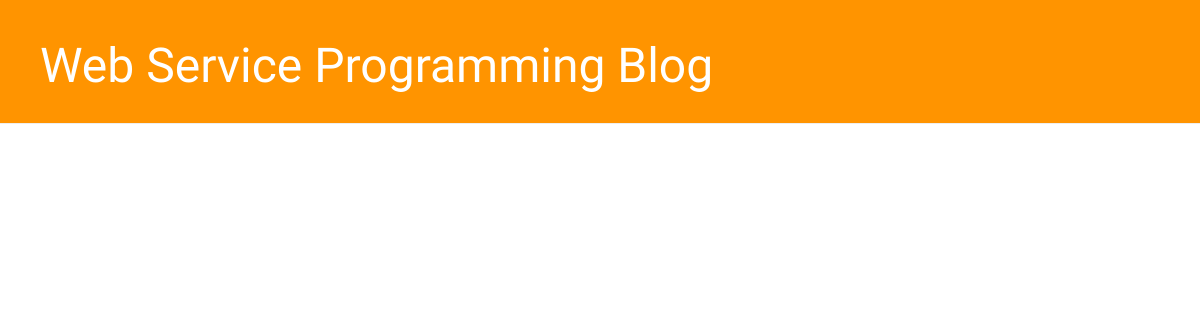
The app's page /, older data.
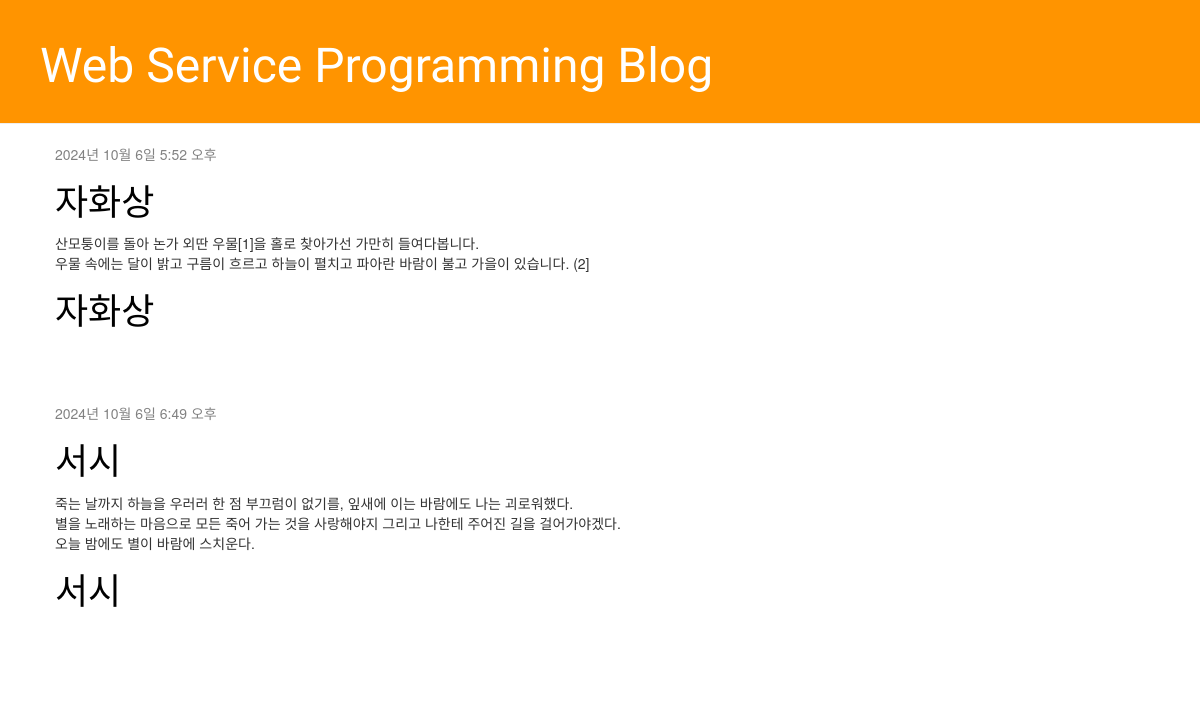
The same page, newer data.
### blog/models.py (models this page shows, shortened)
class Post(models.Model):
    author = models.ForeignKey(settings.AUTH_USER_MODEL, on_delete=models.CASCADE)
    title = models.CharField(max_length=200)
    text = models.TextField()
    created_date = models.DateTimeField(default=timezone.now)
    published_date = models.DateTimeField(blank=True, null=True)

### blog/views.py (the view)
# urls.py: path('', views.post_list, name='post_list'),
def post_list(request):
    posts = Post.objects.filter(published_date__lte=timezone.now()).order_by('published_date')
    return render(request, 'blog/post_list.html', {'posts': posts})

### blog/templates/blog/post_list.html
{% extends 'blog/base.html' %}
{% block content %}
    {% for post in posts %}
        <div class="post">
            <div class="date">
                {{ post.published_date }}
            </div>
            <h1><a href="">{{ post.title }}</a></h1>
            <p>{{ post.text|linebreaksbr }}</p>
            <h1><a href="{% url 'post_detail' pk=post.pk %}">{{ post.title }}</a></h1>
        </div>
    {% endfor %}
{% endblock %}

### blog/templates/blog/base.html (shortened to what this page needs)
{% load static %}
<!DOCTYPE html>
<html lang="en">
<head>
    <link rel="stylesheet" href="//maxcdn.bootstrapcdn.com/bootstrap/3.2.0/css/bootstrap.min.css">
    <link rel="stylesheet" href="//maxcdn.bootstrapcdn.com/bootstrap/3.2.0/css/bootstrap-theme.min.css">
    <link rel="stylesheet" href="{% static 'css/blog.css' %}">
</head>
<body>
<div class="page-header">
    <h1><a href="/">Web Service Programming Blog</a></h1>
</div>
<div class="content container">
    <div class="row">
        <div class="col-md-8">
            {% block content %}
            {% endblock %}
        </div>
    </div>
</div>
</body>
</html>

### blog/static/css/blog.css (style rules this page uses)
.page-header { background-color: #ff9400; margin-top: 0; padding: 20px 20px 20px 40px }
.page-header h1, .page-header h1 a, .page-header h1 a:visited, .page-header h1 a:active { color: #ffffff; font-size: 36pt; text-decoration: none; }
.content { margin-left: 40px; }
h1,h2,h3,h4 { font-family: "Lobster",cursive; }
.date { color:#828282; }
.post { margin-bottom: 70px; }
.post h1 a, .post h1 a:visited { color: #000000; }

Row changes from the older to the newer data that the page shows:
added Post: published_date "2024년 10월 6일 5:52 오후", title "자화상", text "산모퉁이를 돌아 논가 외딴 우물[1]을 홀로 찾아가선 가만히 들여다봅니다. 우물 속에는 달이 밝고 구름이 흐르고 하늘이 펼치고 파아란 바람이 불고 가을이 있습니다. (2]"
added Post: published_date "2024년 10월 6일 6:49 오후", title "서시", text "죽는 날까지 하늘을 우러러 한 점 부끄럼이 없기를, 잎새에 이는 바람에도 나는 괴로워했다. 별을 노래하는 마음으로 모든 죽어 가는 것을 사랑해야지 그리고 나한테 주어진 길을 걸어가야겠다. 오늘 밤에도 별이 바람에 스치운다."
